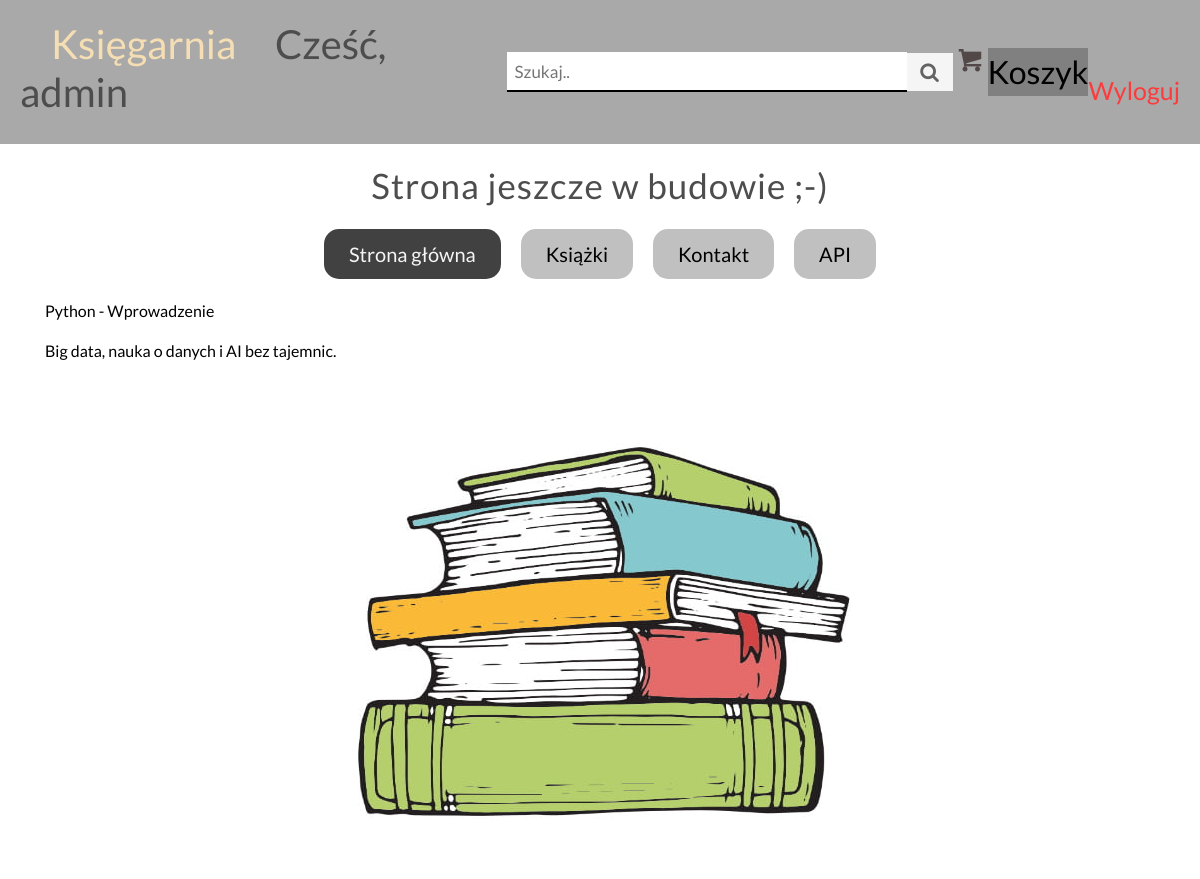
The page /kategoria/1/ (signed in) on the database its author committed.
### Books/models.py (models this page shows, shortened)
class Books(models.Model):
    category = models.ForeignKey(Category, on_delete=models.CASCADE, null=True, blank=True)
    title = models.CharField(max_length=100)
    author = models.CharField(max_length=100)
    ISBN = models.CharField(max_length=50)
    price = models.DecimalField(max_digits=12, decimal_places=2)
    image = models.ImageField(null=True, blank=True)
    class Meta:
        verbose_name = "Ksiażka"
        verbose_name_plural = "Ksiażki"

### Books/views.py (the view)
# urls.py: path('kategoria/<id>/', kategoria, name='kategoria'),
@login_required(login_url='login')
def kategoria(request, id):
    category_user = Category.objects.get(pk=id)
    category_book = Books.objects.filter(category_id=category_user)
    all_category = Category.objects.all()
    data = {'category_user': category_user,
            'ksiazki': category_book,
            'kategorie': all_category}
    return render(request, 'book_category.html', data)

### Books/templates/book_category.html (shortened to what this page needs)
{% extends 'template.html' %}
    {% block book %}
        {% if ksiazki %}
            {% for book in ksiazki %}
                <p><a href = "/ksiazka/{{ book.id }}/"> {{ book.title }}</a></p>
            {% endfor %}
        {% endif %}
    {% endblock book %}

### Books/templates/template.html (shortened to what this page needs)
{% load static %}
<!DOCTYPE html>
<html lang="pl">
<head>
	<link rel="stylesheet" href="https://stackpath.bootstrapcdn.com/bootstrap/4.4.1/css/bootstrap.min.css">
	<link href="{% static 'Books/css/fontello.css' %}" rel="stylesheet" type="text/css" />
	<link rel="stylesheet" href="{% static 'Books/style.css' %}">
</head>
<body>
	<header>
		<h1 class="header-title">
			<a href="/"><span style="color: wheat; font-size:40px">&nbsp &nbsp Księgarnia </span></a>
			<span id="hello-msg">&nbsp &nbsp Cześć, {{request.user}}</span>
		</h1>
		<div class="search-bar">
			<input type="text" class="search-bar-input" placeholder="Szukaj.." />
			<a href="#"> <span class="icon-search" style="color:rgb(100, 98, 98)"></a>
		</div>
			<a href="/cart">
				<div style="font-size: 25px; color: rgb(82, 72, 72)" class="icon-basket"><button>Koszyk</button></div>
			</a>
			<a href="{% url 'logout' %}"><span style="font-size: 25px; color: rgb(252, 60, 60)">&nbsp Wyloguj</span></a>
	</header>
	<div class="container">
		<aside class="categories">
			<h1 class="categories-title">Strona jeszcze w budowie ;-)</h1>
			<section class="categories-items">
				<a href="/"><button class="active">Strona główna</button></a>
					<a href="/books"> <button>Książki</button></a>
					<a href="/contact"><button>Kontakt</button></a>
					<a href="/api"><button>API</button></a>
			</section>
		</aside>
	{% block book %}       {% endblock book %}
	</div>
	<div class="mainphoto" style="text-align: center;">
		<img src="{% static 'Books/Grafika/photo1.jpg' %}" alt="Main Photo"/>
	</div>
</body>
</html>

### Books/static/Books/style.css (style rules this page uses)
* { padding:0; margin: 0; box-sizing: border-box; }
body { font-family: 'Lato', sans-serif; background-color: white; }
header { background-color: darkgrey; color: white; display: flex; padding: 20px; align-items: center; }
.mainphoto { text-align: center; }
.icon-search { background: whitesmoke; height: 100%; padding: 9px; display: flex; }
.search-bar { flex-grow: 1; margin-left: 10%; display: flex; align-items: center; }
.search-bar-input { min-width: 400px; font-size: 17px; padding-left: 8px; height: 100%; margin-left: 20%; margin: 0px; }
.icon-basket { display: flex; justify-content: end; font-size: 25px; width: 100%; }
h1,h2,h3,h4,h5,h6 { color:hsl(0, 0%, 30%); }
.categories { display: flex; flex-direction: column; align-items: center; margin: 20px 0px; gap: 15px; }
.categories-title { font-size: 35px; letter-spacing: 1px; }
.categories-items { display: flex; gap: 20px; flex-wrap: wrap; justify-content: center; }
.categories-items button { font-size: 20px; padding: 10px 25px; background: silver; border: none; border-radius: 15px; cursor: pointer; transition: all 0.4s ease-in-out; }
.categories-items button.active { background: rgb(65, 65, 65); color: whitesmoke; }
a { text-decoration: none; color: black; }
input { border: none; border-bottom: 2px solid black; font-size: 2rem; color: black; }
input, textarea { font-size: 1rem; margin: 1em; padding: .5em; }
button { font-size: 2rem; color: black; background: #808080; border: none; transition: all .4s ease-in-out; cursor: pointer; text-align: center; }

### rows shown on the page
Books: title "Python - Wprowadzenie"
Books: title "Big data, nauka o danych i AI bez tajemnic."

### other values the page prints
{{ request.user }} "admin"
